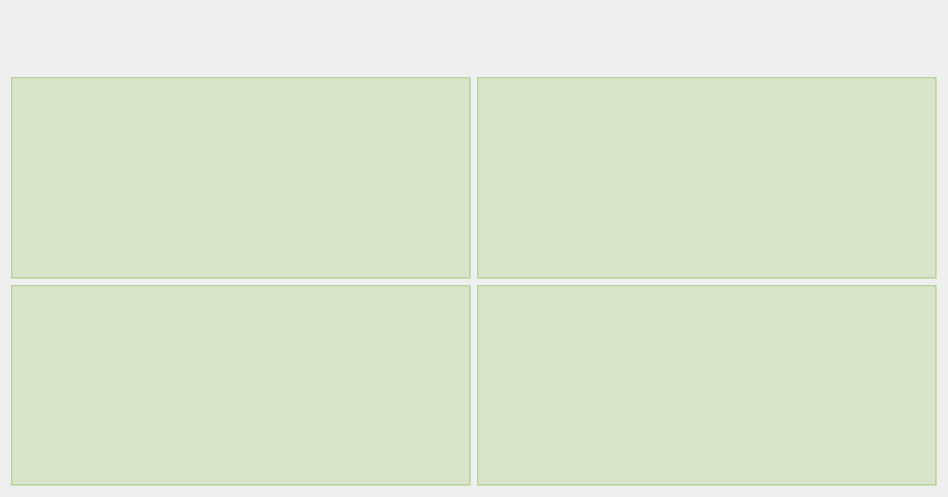
<?xml version="1.0" encoding="UTF-8"?>
<ui version="4.0">
 <class>VideoForm</class>
 <widget class="QWidget" name="VideoForm">
  <property name="geometry">
   <rect>
    <x>0</x>
    <y>0</y>
    <width>948</width>
    <height>497</height>
   </rect>
  </property>
  <property name="windowTitle">
   <string>Form</string>
  </property>
  <property name="styleSheet">
   <string notr="true"/>
  </property>
  <layout class="QVBoxLayout" name="verticalLayout">
   <item>
    <layout class="QHBoxLayout" name="horizontalLayout">
     <item>
      <widget class="QLabel" name="Car1">
       <property name="minimumSize">
        <size>
         <width>60</width>
         <height>60</height>
        </size>
       </property>
       <property name="text">
        <string/>
       </property>
      </widget>
     </item>
     <item>
      <widget class="QLabel" name="Car2">
       <property name="minimumSize">
        <size>
         <width>60</width>
         <height>60</height>
        </size>
       </property>
       <property name="text">
        <string/>
       </property>
      </widget>
     </item>
     <item>
      <widget class="QLabel" name="Car3">
       <property name="minimumSize">
        <size>
         <width>60</width>
         <height>60</height>
        </size>
       </property>
       <property name="text">
        <string/>
       </property>
      </widget>
     </item>
     <item>
      <widget class="QLabel" name="Car4">
       <property name="minimumSize">
        <size>
         <width>60</width>
         <height>60</height>
        </size>
       </property>
       <property name="text">
        <string/>
       </property>
      </widget>
     </item>
     <item>
      <layout class="QHBoxLayout" name="horizontalLayout_2">
       <item>
        <spacer name="horizontalSpacer">
         <property name="orientation">
          <enum>Qt::Horizontal</enum>
         </property>
         <property name="sizeHint" stdset="0">
          <size>
           <width>40</width>
           <height>20</height>
          </size>
         </property>
        </spacer>
       </item>
       <item>
        <widget class="QLabel" name="iconLabel">
         <property name="sizePolicy">
          <sizepolicy hsizetype="Fixed" vsizetype="Fixed">
           <horstretch>0</horstretch>
           <verstretch>0</verstretch>
          </sizepolicy>
         </property>
         <property name="minimumSize">
          <size>
           <width>60</width>
           <height>60</height>
          </size>
         </property>
         <property name="text">
          <string/>
         </property>
        </widget>
       </item>
      </layout>
     </item>
    </layout>
   </item>
   <item>
    <layout class="QGridLayout" name="gridLayout">
     <item row="0" column="0">
      <widget class="QLabel" name="video_label_1">
       <property name="styleSheet">
        <string notr="true">background-color: rgba(125, 187, 50, 50)</string>
       </property>
       <property name="frameShape">
        <enum>QFrame::Box</enum>
       </property>
       <property name="frameShadow">
        <enum>QFrame::Sunken</enum>
       </property>
       <property name="text">
        <string/>
       </property>
      </widget>
     </item>
     <item row="0" column="1">
      <widget class="QLabel" name="video_label_2">
       <property name="styleSheet">
        <string notr="true">background-color: rgba(125, 187, 50, 50)</string>
       </property>
       <property name="frameShape">
        <enum>QFrame::Box</enum>
       </property>
       <property name="frameShadow">
        <enum>QFrame::Sunken</enum>
       </property>
       <property name="text">
        <string/>
       </property>
      </widget>
     </item>
     <item row="1" column="0">
      <widget class="QLabel" name="video_label_3">
       <property name="styleSheet">
        <string notr="true">background-color: rgba(125, 187, 50, 50)</string>
       </property>
       <property name="frameShape">
        <enum>QFrame::Box</enum>
       </property>
       <property name="frameShadow">
        <enum>QFrame::Sunken</enum>
       </property>
       <property name="text">
        <string/>
       </property>
      </widget>
     </item>
     <item row="1" column="1">
      <widget class="QLabel" name="video_label_4">
       <property name="styleSheet">
        <string notr="true">background-color: rgba(125, 187, 50, 50)</string>
       </property>
       <property name="frameShape">
        <enum>QFrame::Box</enum>
       </property>
       <property name="frameShadow">
        <enum>QFrame::Sunken</enum>
       </property>
       <property name="text">
        <string/>
       </property>
      </widget>
     </item>
    </layout>
   </item>
  </layout>
 </widget>
 <resources/>
 <connections/>
</ui>
